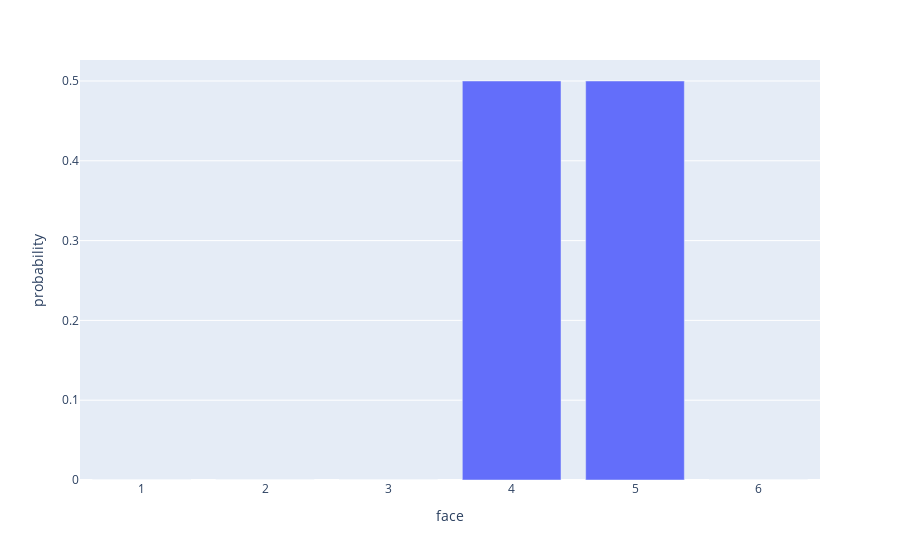

This figure's notebook cell:
### Code cell
px.bar(model.probdist(), x=df.index, y=df['probability'], labels={'x': 'face', 'y': 'probability'})

### Figure 1 — Plotly figure (JSON) as saved in the notebook; plotly's stock layout.template omitted (floating-point values rounded to 4 significant figures)
{"data": [{"alignmentgroup": "True", "hovertemplate": "face=%{x}<br>probability=%{y}<extra></extra>", "legendgroup": "", "marker": {"color": "#636efa"}, "name": "", "offsetgroup": "", "orientation": "v", "showlegend": false, "textposition": "auto", "type": "bar", "x": [1, 2, 3, 4, 5, 6], "xaxis": "x", "y": [0, 0, 0, 0.5, 0.5, 0], "yaxis": "y"}], "layout": {"autosize": true, "barmode": "relative", "legend": {"tracegroupgap": 0}, "margin": {"t": 60}, "xaxis": {"anchor": "y", "autorange": true, "domain": [0, 1], "range": [0.5, 6.5], "title": {"text": "face"}, "type": "linear"}, "yaxis": {"anchor": "x", "autorange": true, "domain": [0, 1], "range": [0, 0.5263], "title": {"text": "probability"}, "type": "linear"}}}
